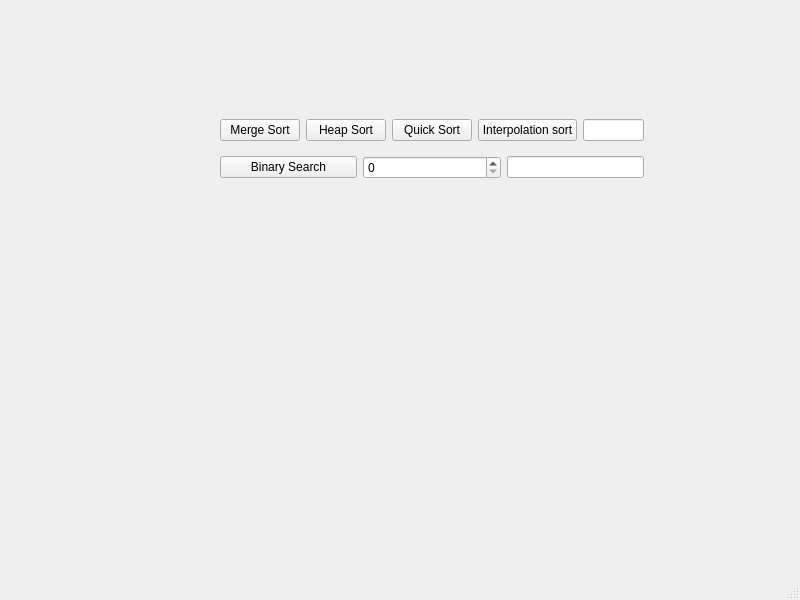
<?xml version="1.0" encoding="UTF-8"?>
<ui version="4.0">
 <class>MainWindow</class>
 <widget class="QMainWindow" name="MainWindow">
  <property name="geometry">
   <rect>
    <x>0</x>
    <y>0</y>
    <width>800</width>
    <height>600</height>
   </rect>
  </property>
  <property name="windowTitle">
   <string>Sorts v.1</string>
  </property>
  <widget class="QWidget" name="centralwidget">
   <widget class="QWidget" name="verticalLayoutWidget">
    <property name="geometry">
     <rect>
      <x>220</x>
      <y>110</y>
      <width>424</width>
      <height>80</height>
     </rect>
    </property>
    <layout class="QVBoxLayout" name="verticalLayout">
     <item>
      <layout class="QHBoxLayout" name="horizontalLayout">
       <item>
        <widget class="QPushButton" name="MergeSortPushButton">
         <property name="text">
          <string>Merge Sort</string>
         </property>
        </widget>
       </item>
       <item>
        <widget class="QPushButton" name="HeapSortPushButton">
         <property name="text">
          <string>Heap Sort</string>
         </property>
        </widget>
       </item>
       <item>
        <widget class="QPushButton" name="QuickSortPushButton">
         <property name="text">
          <string>Quick Sort</string>
         </property>
        </widget>
       </item>
       <item>
        <widget class="QPushButton" name="InterpolationSortPushButton">
         <property name="text">
          <string>Interpolation sort</string>
         </property>
        </widget>
       </item>
       <item>
        <widget class="QLineEdit" name="timeLineEdit">
         <property name="readOnly">
          <bool>true</bool>
         </property>
        </widget>
       </item>
      </layout>
     </item>
     <item>
      <layout class="QHBoxLayout" name="horizontalLayout_2">
       <item>
        <widget class="QPushButton" name="BinarySearchPushButton">
         <property name="text">
          <string>Binary Search</string>
         </property>
        </widget>
       </item>
       <item>
        <widget class="QSpinBox" name="searchSpinBox"/>
       </item>
       <item>
        <widget class="QLineEdit" name="indexLineEdit">
         <property name="sizePolicy">
          <sizepolicy hsizetype="Maximum" vsizetype="Fixed">
           <horstretch>0</horstretch>
           <verstretch>0</verstretch>
          </sizepolicy>
         </property>
         <property name="maximumSize">
          <size>
           <width>160</width>
           <height>16777215</height>
          </size>
         </property>
         <property name="readOnly">
          <bool>true</bool>
         </property>
        </widget>
       </item>
      </layout>
     </item>
    </layout>
   </widget>
  </widget>
  <widget class="QMenuBar" name="menubar">
   <property name="geometry">
    <rect>
     <x>0</x>
     <y>0</y>
     <width>800</width>
     <height>22</height>
    </rect>
   </property>
  </widget>
  <widget class="QStatusBar" name="statusbar"/>
 </widget>
 <resources/>
 <connections/>
</ui>
